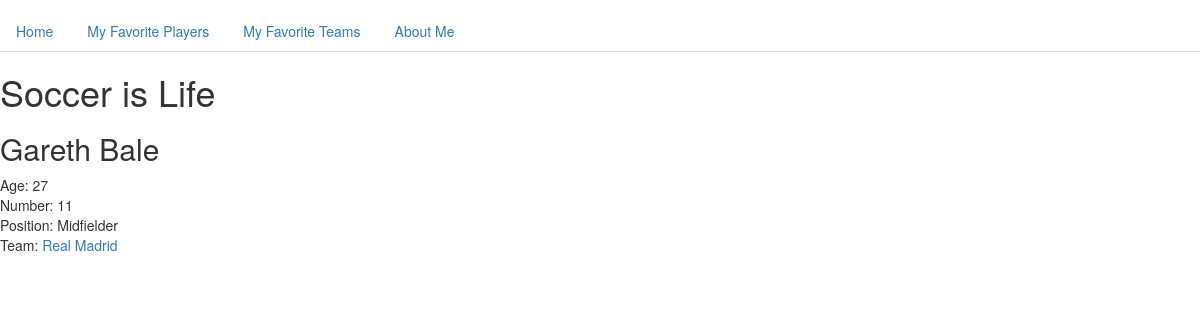
Screenshot of /player/2/ with the database file from the repository.
### app/models.py (models this page shows, shortened)
class Player(models.Model):
    name = models.CharField(max_length=50)
    age = models.IntegerField()
    number = models.IntegerField()
    position = models.CharField(max_length=50)
    team = models.ForeignKey(Team)

class Team(models.Model):
    name = models.CharField(max_length=50)
    coach = models.CharField(max_length=50)
    league = models.CharField(max_length=50)
    titles = models.IntegerField()
    crest = models.URLField(max_length=200)
    team_url = models.URLField()
    def __str__(self):
        return str(self.name)

### app/views.py (the view)
# urls.py: url(r'^player/(?P<player_id>\d+)/$', player_view, name="player_view"),
def player_view(request, player_id):
    context = {
        "player": Player.objects.get(id=player_id),
    }
    return render(request, "player.html", context)

### templates/player.html (shortened to what this page needs)
<!DOCTYPE html>
<html>
  <head>
    <link rel="stylesheet" href="https://maxcdn.bootstrapcdn.com/bootstrap/3.3.7/css/bootstrap.min.css">
  </head>
  <body>
    <header>
      <p>
        <ul class="nav nav-tabs">
          <li role="presentation"><a href="{% url 'index_view' %}">Home</a></li>
          <li role="presentation"><a href="{% url 'favorite_players' %}">My Favorite Players</a></li>
          <li role="presentation"><a href="{% url 'teams_view' %}">My Favorite Teams</a></li>
          <li role="presentation"><a href="{% url 'about_me' %}">About Me</a></li>
        </ul>
      </p>
      <h1>Soccer is Life</h1>
    </header>
    <h2>{{ player.name }}</h2>
    <p>
        Age: {{ player.age }}<br>
        Number: {{ player.number }}<br>
        Position: {{ player.position }}<br>
        Team: <a href="{% url 'team_view' player.team.id %}">{{ player.team }}</a>
    </p>
  </body>
</html>

### rows the page displays
Player: name "Gareth Bale", age "27", number "11", position "Midfielder", team "Real Madrid"
